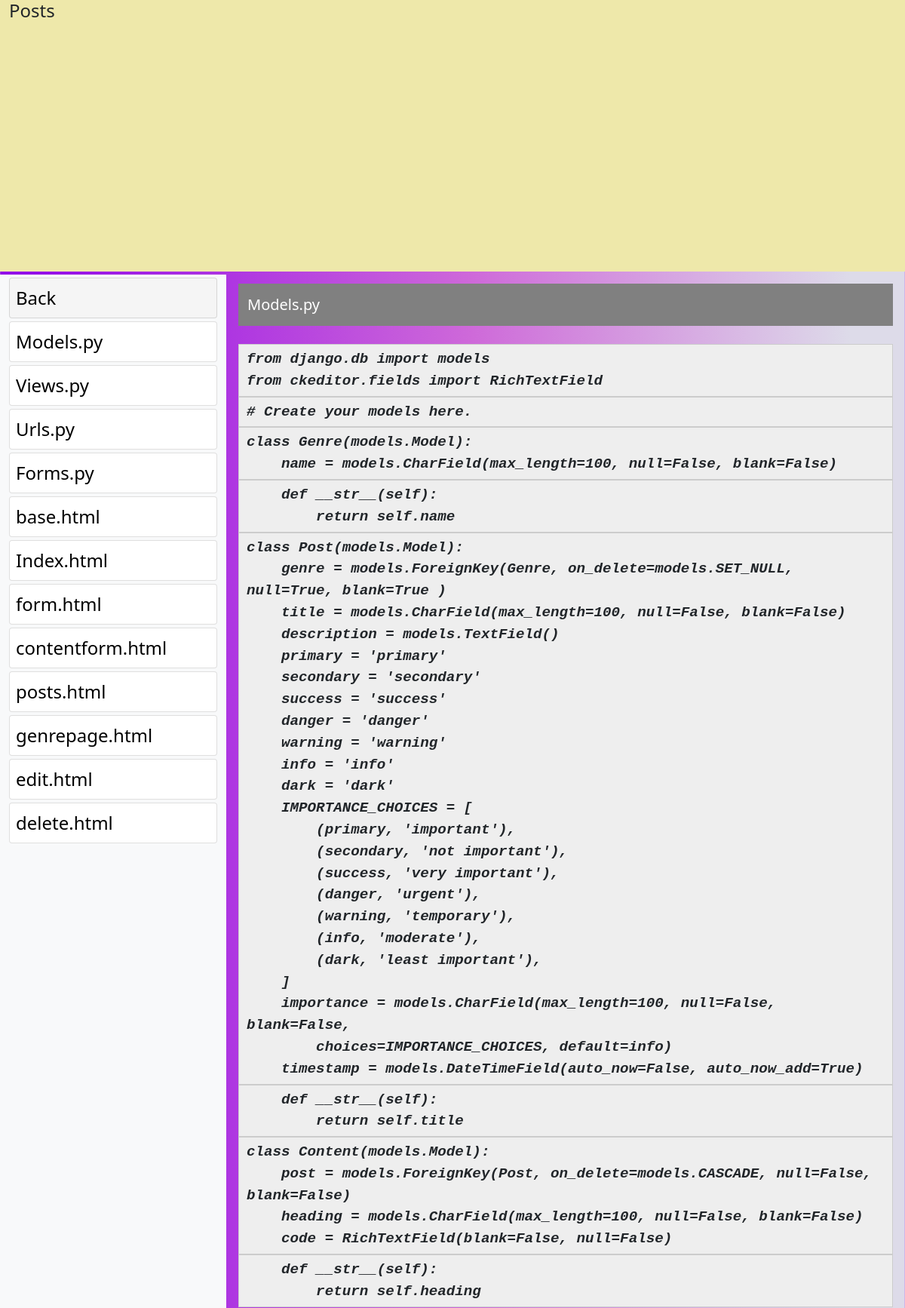
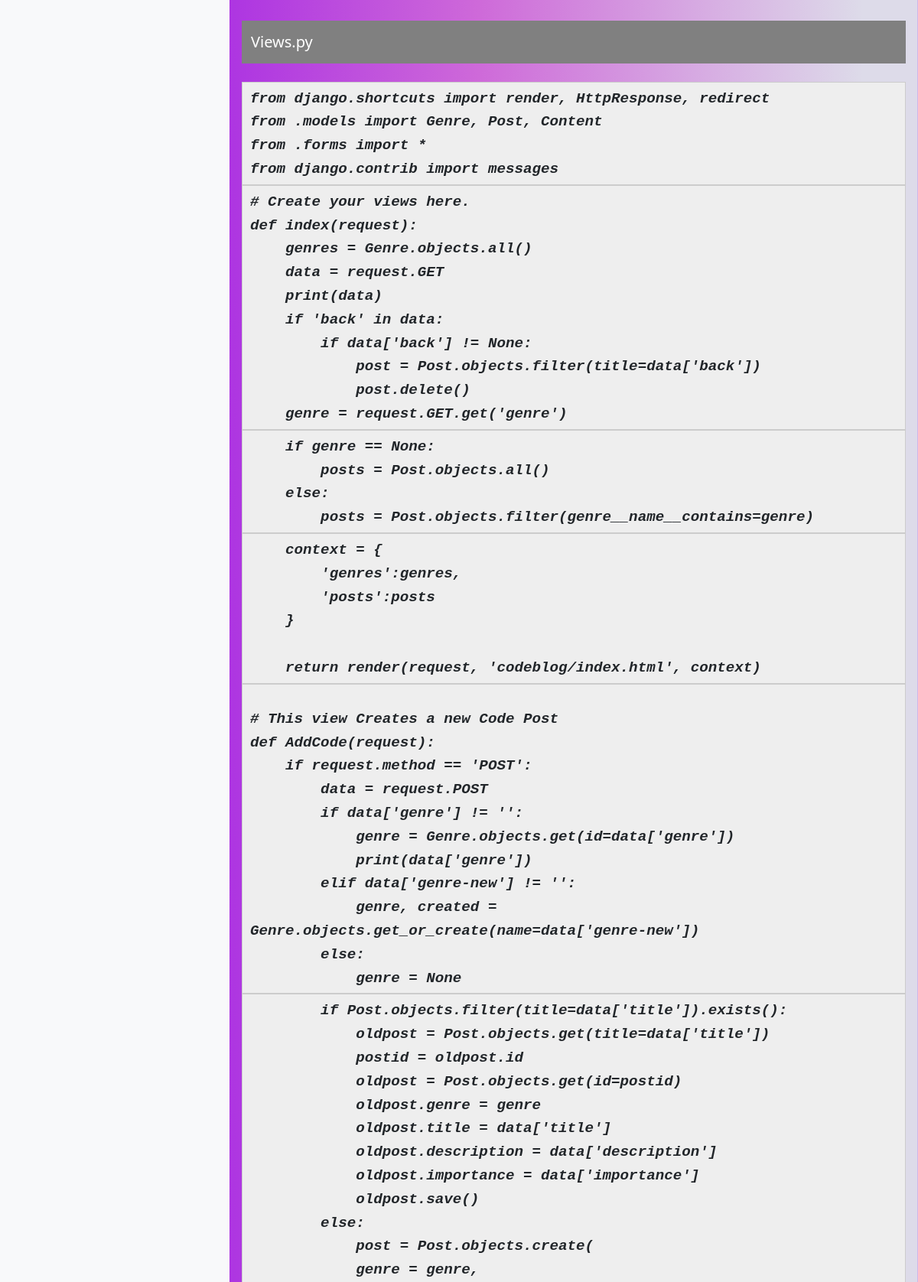
Screenshot of /viewpost/85 (signed in, upper part) with the database file from the repository (2 pictures, top to bottom).
### codeblog/models.py (models this page shows, shortened)
class Content(models.Model):
    post = models.ForeignKey(Post, on_delete=models.CASCADE, null=False, blank=False)
    heading = models.CharField(max_length=100, null=False, blank=False)
    code = RichTextField(blank=False, null=False)

### codeblog/views.py (the view)
# urls.py: path('viewpost/<str:pk>', views.ViewPost, name="view"),
@login_required
def ViewPost(request, pk):
	post = Post.objects.get(pk=pk)
	post_content = post.content_set.all()
	context = {
	    'post_content':post_content
	}
	return render(request, 'codeblog/Posts.html', context)

### codeblog/templates/codeblog/Posts.html (shortened to what this page needs)
{% extends 'codeblog/base.html' %}
{% block content %}
<section class="container-fluid">
	<div class="row">
		<section class="col-md-12 heading" style="background-color: palegoldenrod; height:4vh">
			<h4>Posts</h4>
		</section>
			<ul class="col-md-3 my-1 bg-light desktop-navbar" style="height:93vh; overflow-y: scroll;">
        <li class="mt-1 p-2 card back-link" >
           <a class="back" href="{% url 'index' %}">Back</a>
         </li>
         {% for content in post_content %}
         <li class="mt-1 p-2 card">
           <a href="#{{content.heading|safe}}">{{content.heading|safe}}</a>
         </li>
         {% endfor %}
      </ul>
		<section class="col-md-9 my-1 code-section">
      {% for content in post_content %}
      <div class="row m-1">
			<h5 class="col my-2 py-3 code-title w-100" id="{{content.heading|safe}}">{{content.heading|safe}}</h5>
      <p class="col-md-12 m-2">
        {{content.code|safe}}
      </p>
      </div>
      {% endfor %}
		</section>
	</div>
</section>
{% endblock %}

### codeblog/templates/codeblog/base.html (style rules this page uses)
body { animation: fadeInAnimation ease 0.5s; animation-iteration-count: 1; animation-fill-mode: forwards; background: rgb(147,11,232); background: linear-gradient(90deg, rgba(147,11,232,1) 3%, rgba(206,105,217,1) 52%, rgba(221,219,233,1) 94%); }

### codeblog/templates/codeblog/Posts.html (style rules this page uses)
ul { list-style-type: none; }
a { cursor: pointer; color: black; text-decoration: none; font-size: 1.5em; }
.card { background-color: white; }
.code-title { background-color: gray; color: white; }
.code-section { height: 94vh; overflow-y: scroll; }
.back-link { background-color: whitesmoke; color: black; }

### rows the page displays
Content: heading "Models.py", code "from django.db import models from ckeditor.fields import RichTextField # Create your models here. class Genre(models.Model): name = models.CharField(max_length=100, null=False, blank=False) def __str__(self): return self.name class Post(models.Model): genre = models.ForeignKey(Genre, on_delete=models.SET_NULL, null=True, blank=True ) title = models.CharField(max_length=100, null=False, blank=False) description = models.TextField() primary = 'primary' secondary = 'secondary' success = 'success' danger = 'danger' warning = 'warning' info = 'info' dark = 'dark' IMPORTANCE_CHOICES = [ (primary, 'important'), (secondary, 'not important'), (success, 'very important'), (danger, 'urgent'),…"
Content: heading "Views.py", code "from django.shortcuts import render, HttpResponse, redirect from .models import Genre, Post, Content from .forms import * from django.contrib import messages # Create your views here. def index(request): genres = Genre.objects.all() data = request.GET print(data) if 'back' in data: if data['back'] != None: post = Post.objects.filter(title=data['back']) post.delete() genre = request.GET.get('genre') if genre == None: posts = Post.objects.all() else: posts = Post.objects.filter(genre__name__contains=genre) context = { 'genres':genres, 'posts':posts } return render(request, 'codeblog/index.html', context) # This view Creates a new Code Post def AddCode(request): if request.method == 'POST':…"
Content: heading "Urls.py"
Content: heading "Forms.py"
Content: heading "base.html"
Content: heading "Index.html"
Content: heading "form.html"
Content: heading "contentform.html"
Content: heading "posts.html"
Content: heading "genrepage.html"
Content: heading "edit.html"
Content: heading "delete.html"
